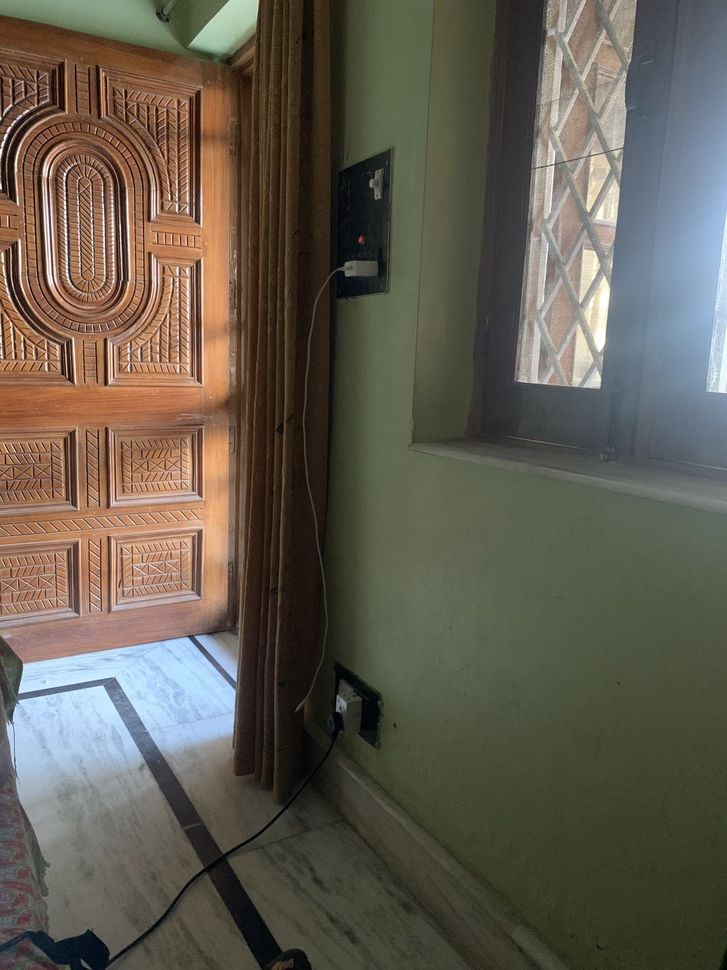
#> input picture adi.JPEG, 727 x 970 px, shrunk from 3024 x 4032 before the run
$ python image.py   (older library calls are emulated)
#> lines starting #> are read from the running program, lines starting #| are printed output that depends on the picture; after the words box and inside, x2 and y2 are one past the last pixel; in counts of white or black regions, pixels touching at a corner belong together; long printed decimals are rounded
# [133 lines of commented-out code are left out]

import cv2 as cv
import numpy as np

im = cv.imread("adi.JPEG")
#> im is the input picture: shape (970, 727, 3); mean B, G, R 79.9, 92.2, 98.1
gray = cv.cvtColor(im, cv.COLOR_BGR2GRAY)
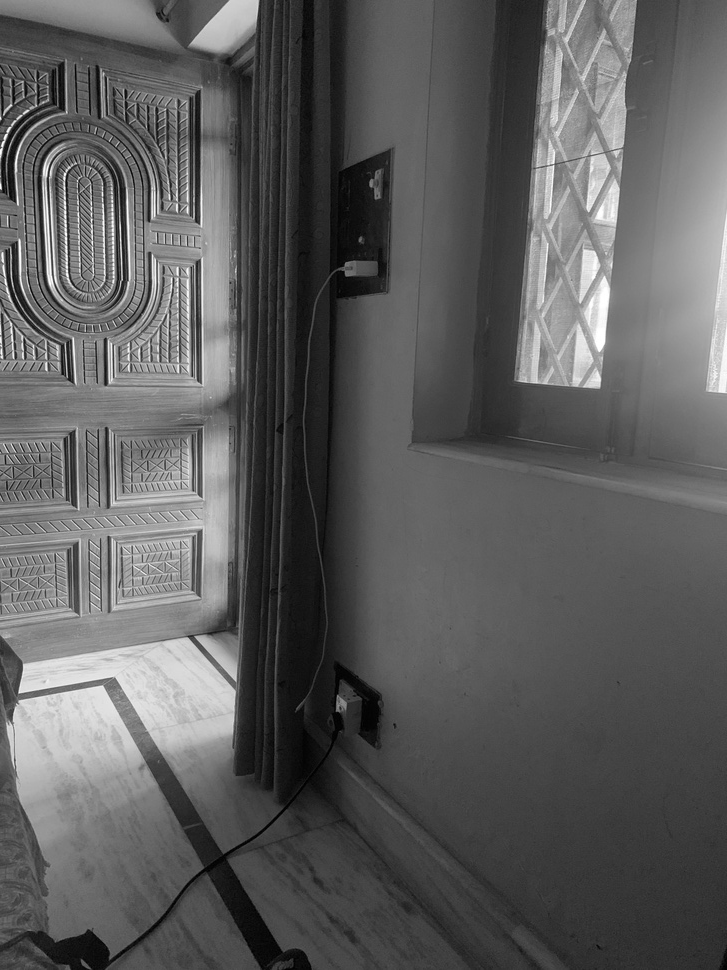
#> gray: shape (970, 727); min 0, max 255, mean 92.6
gray = cv.GaussianBlur(gray, (5, 5), 0)
_, bin = cv.threshold(gray,120,255,1) # inverted threshold (light obj on dark bg)
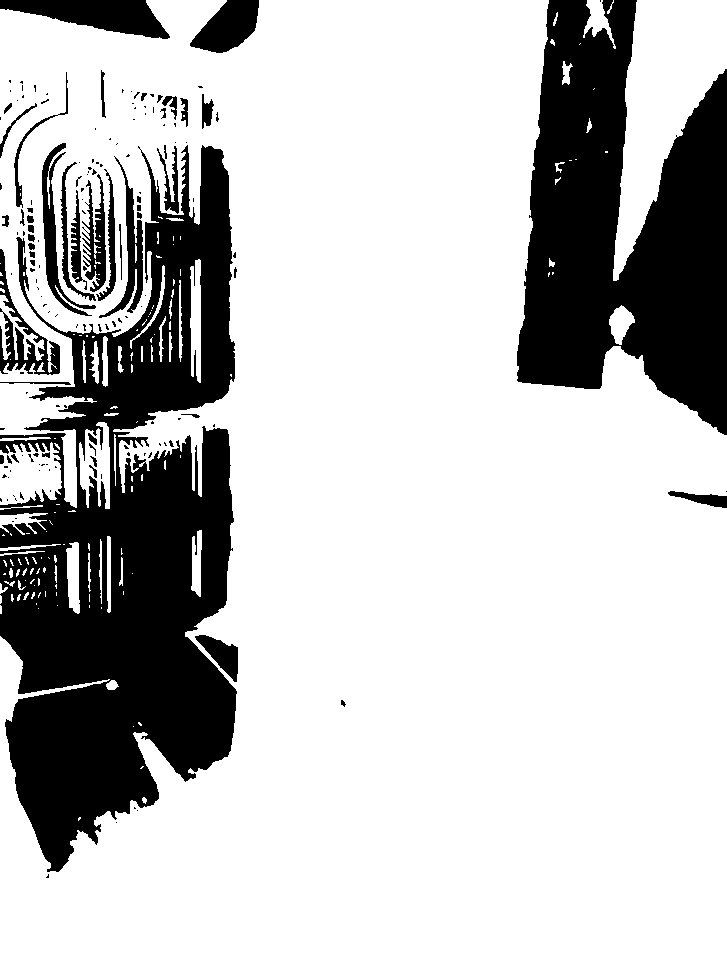
#> bin: shape (970, 727); 75.6% white; 162 black regions (111 under 20 px), largest, box (x1, y1, x2, y2) and area: (0, 145, 237, 872) 94332, (517, 0, 727, 435) 57961, (0, 0, 170, 39) 3744
bin = cv.dilate(bin, None)  # fill some holes
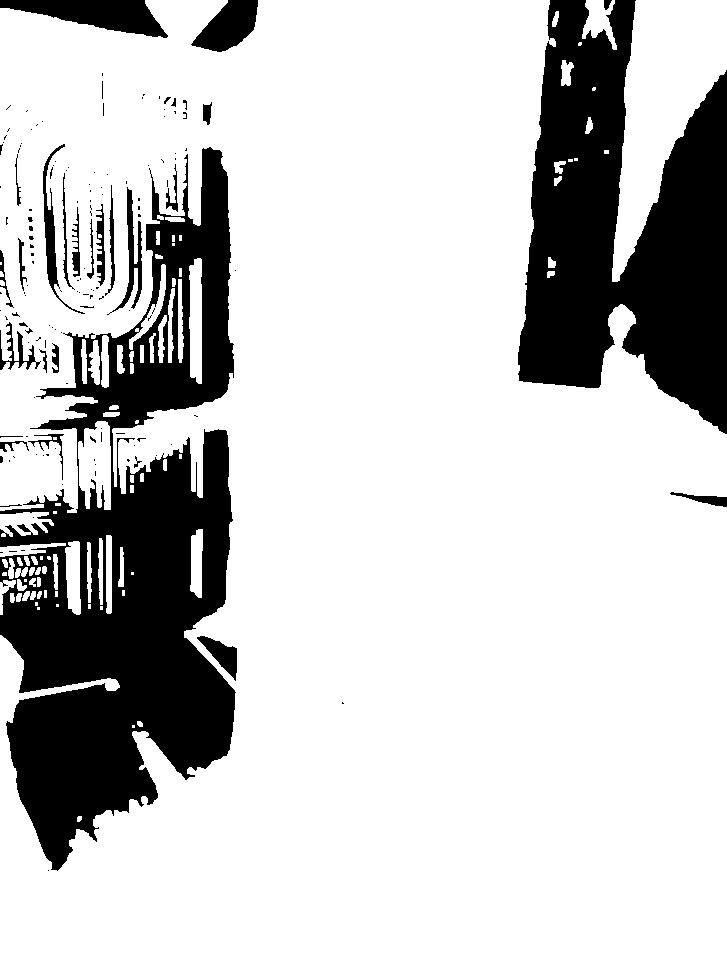
#> bin: shape (970, 727); 78.6% white; 149 black regions (119 under 20 px), largest, box (x1, y1, x2, y2) and area: (0, 147, 236, 871) 82728, (518, 0, 727, 434) 55642, (0, 0, 168, 38) 3474
bin = cv.dilate(bin, None)
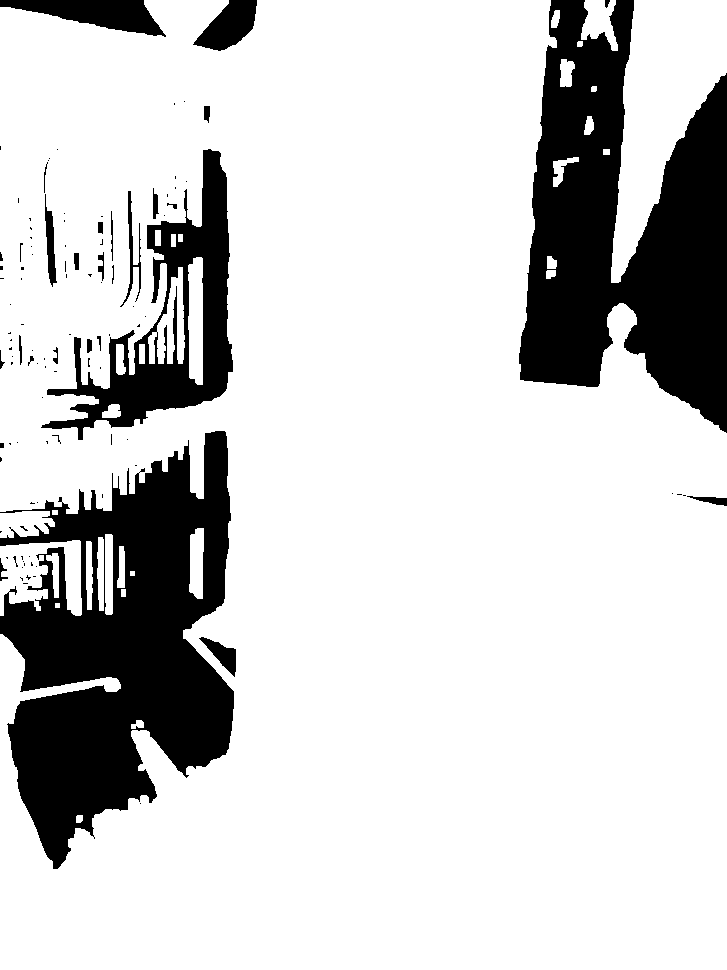
#> bin: shape (970, 727); 80.9% white; 109 black regions (81 under 20 px), largest, box (x1, y1, x2, y2) and area: (0, 431, 234, 869) 57329, (519, 0, 727, 433) 53383, (41, 149, 233, 440) 16065
bin = cv.erode(bin, None)   # dilate made our shape larger, revert that
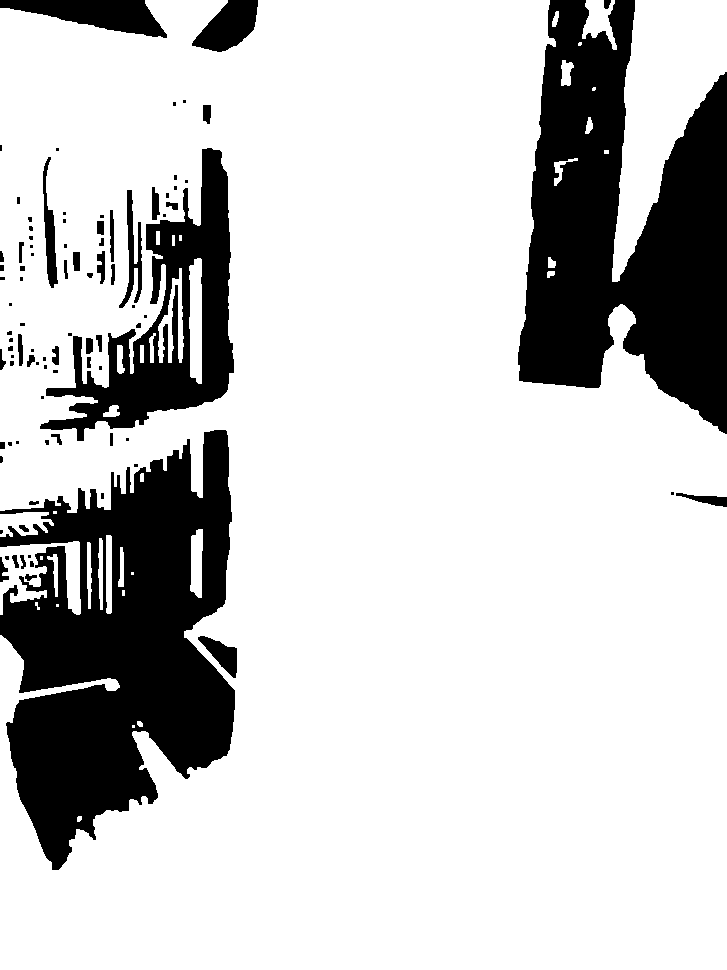
#> bin: shape (970, 727); 79.1% white; 92 black regions (47 under 20 px), largest, box (x1, y1, x2, y2) and area: (0, 430, 235, 870) 61544, (518, 0, 727, 434) 55591, (40, 148, 234, 441) 18913
bin = cv.erode(bin, None)
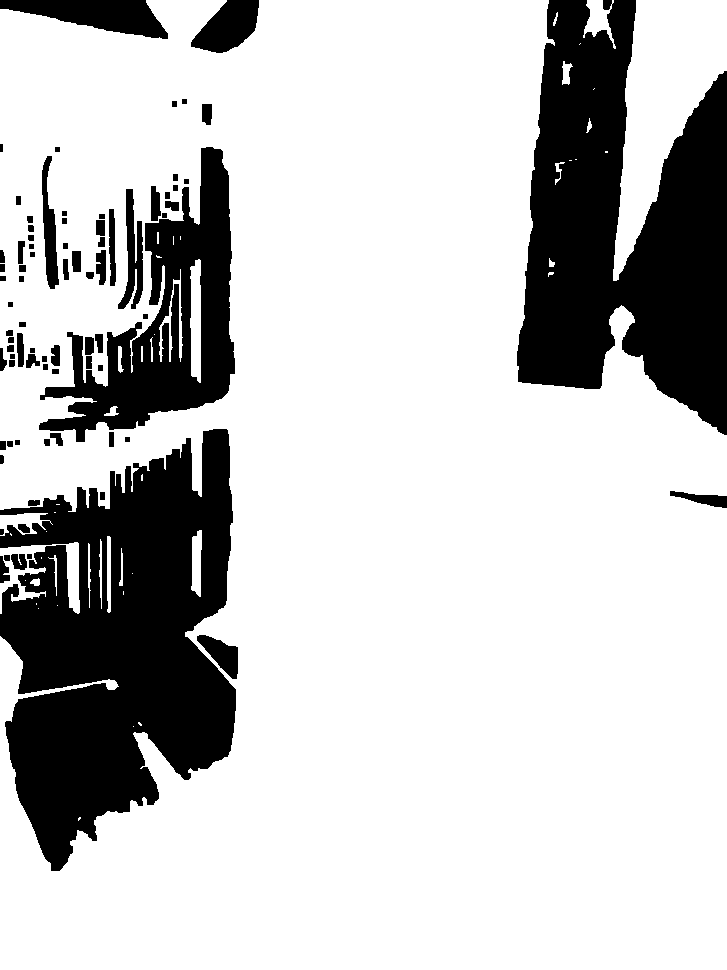
#> bin: shape (970, 727); 77.2% white; 80 black regions
contours, hierarchy = cv.findContours(bin, cv.RETR_LIST, cv.CHAIN_APPROX_SIMPLE)
#> contours = 115 contours, 29 with area under 20; largest, box (x1, y1, x2, y2) and area: (0, 0, 727, 970) 550596, (38, 146, 236, 443) 24552, (613, 0, 727, 281) 15474, (0, 542, 80, 614) 1926, (117, 188, 144, 310) 1641

rc = cv.minAreaRect(contours[0])
#> rc = ((78.75, 818.3), (3.54, 1.41), -45)
box = cv.boxPoints(rc)
#> box = [[78, 820], [77, 819], [79.5, 816.5], [80.5, 817.5]]
for p in box:
    pt = (p[0],p[1])
    print(pt)
    cv.circle(im,pt,5,(200,0,0),2)
#> this loop made 4 passes
#| (78.000, 820.0001)
#| (77.000, 819.0001)
#| (79.500, 816.5001)
#| (80.500, 817.5001)
#> im: shape (970, 727, 3); 0.03% of pixels changed, all inside (x1, y1, x2, y2) = (71, 810, 87, 827)
cv.imshow("plank", im)
cv.waitKey()
